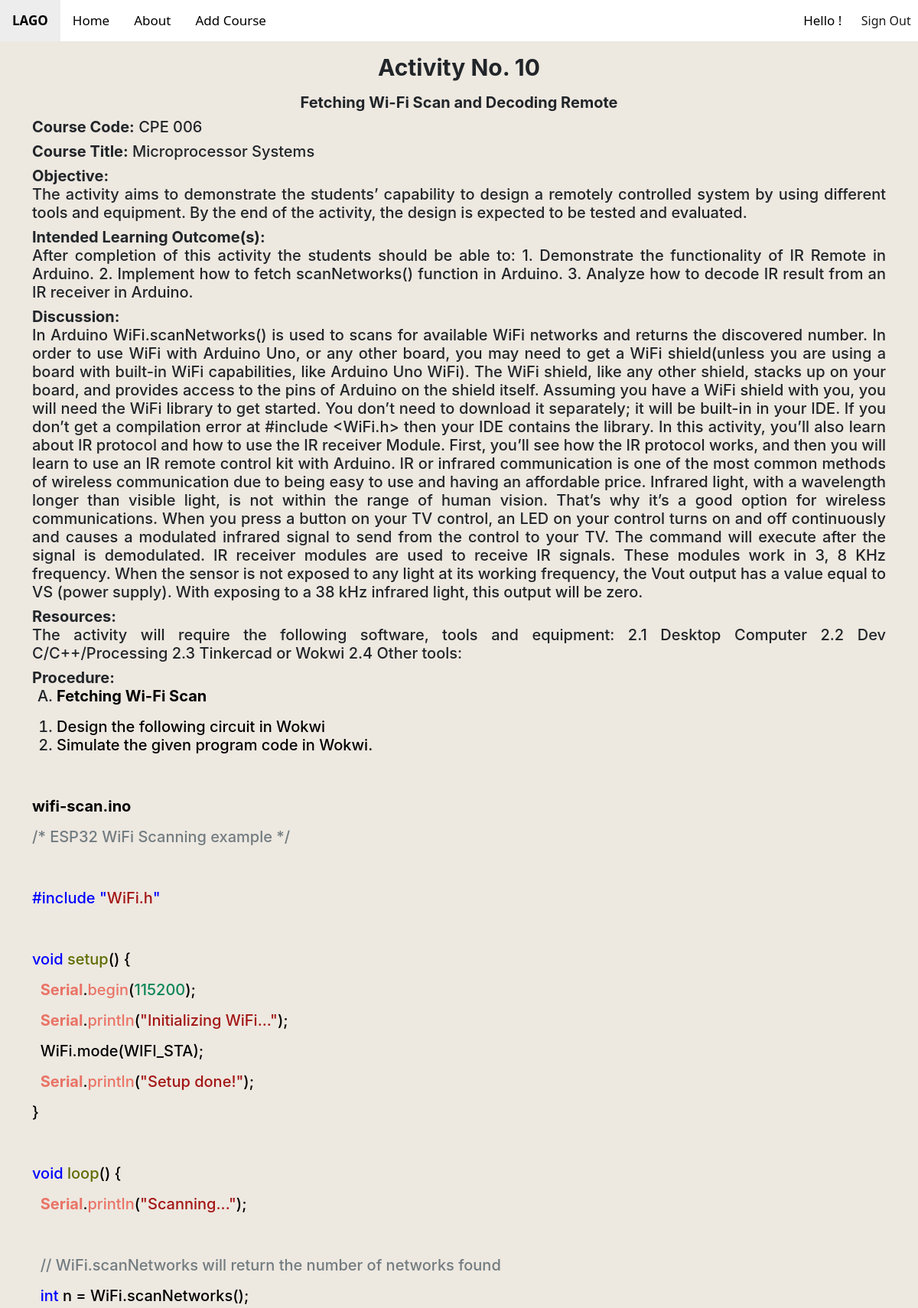
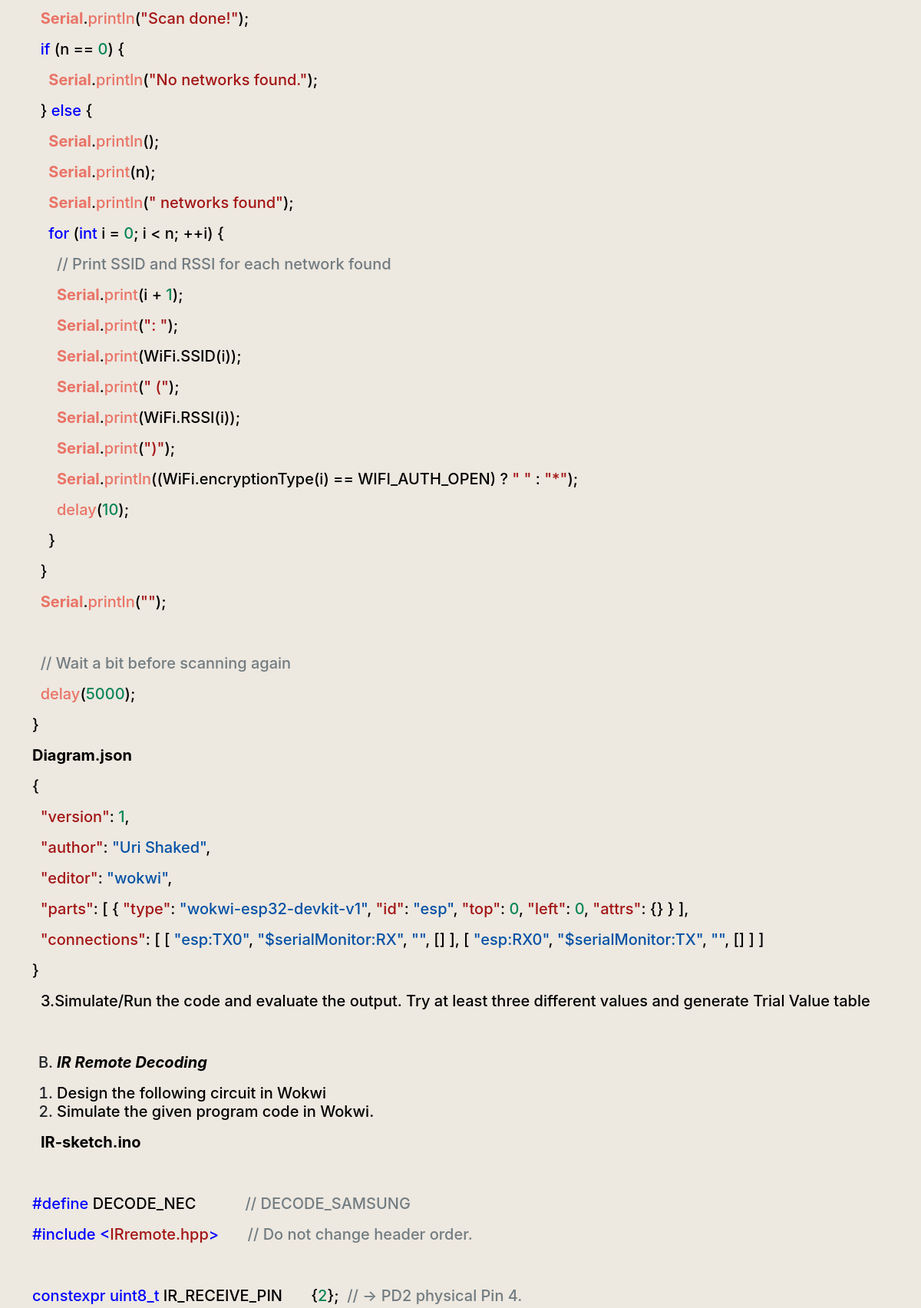
/home/view/8/ (signed in, upper part), run on the app's committed database (2 pictures, top to bottom).
### main/models.py (models this page shows, shortened)
class labmanual(models.Model):
    id = models.AutoField(primary_key=True)
    author = models.ForeignKey(User, editable=False, on_delete=models.CASCADE)
    date_created = models.DateTimeField(default=timezone.now)
    act_no = models.IntegerField()
    lab_title = models.CharField(max_length=50)
    course_code = models.CharField(max_length=50)
    course_title = models.CharField(max_length=100)
    objective = models.TextField()
    ilos = models.TextField()
    discussion = models.TextField()
    res = models.TextField()
    procedures = RichTextField(blank=True, null=True)
    questions = models.TextField()
    supplementary = models.TextField()
    image_1 = models.ImageField(upload_to='images/')
    image_2 = models.ImageField(upload_to='images/')

### main/views.py (the view)
# urls.py: path("home/view/<int:pk>/", login_required(labDetailView.as_view(), login_url='/'), name="preview"),
class labDetailView(DetailView):
    model = labmanual
    labmanual_list = labmanual.objects.all()
    context_object_name: 'labmanual_list'
    template_name = 'main/preview.html'

### main/templates/main/preview.html (shortened to what this page needs)
{% extends 'main/base.html' %}
{% block previous %}
    <a href=".." class="active"><b>LAGO</b></a>
{% endblock %}
{% block body %}
    <div class = "container">
        <div class = "row">
            <p><h1 style="text-align:center; font-size:30px;font-family:'Inter', sans-serif; margin-bottom:0" ><b>Activity No. {{ object.act_no }}</b></h1></p>
            <h1 style="text-align:center; font-size:20px;font-family:'Inter', sans-serif;" ><b>{{ object.lab_title }}</b></h1>
            <div class="col">
                <div id = "heading", name = "heading" >
                    <h1 style="text-align:justify; font-size:20px;font-family:'Inter', sans-serif;margin-bottom:10;" ><b>Course Code:</b> {{ object.course_code }}</h1>
                    <h1 style="text-align:justify; font-size:20px;font-family:'Inter', sans-serif;margin-bottom:10;" ><b>Course Title:</b> {{ object.course_title }}</h1>
                </div>
                <div id = "content", name = "content" >
                    <h1 style="text-align:justify; font-size:20px;font-family:'Inter', sans-serif;margin-bottom:10;" ><b>Objective:<br></b> {{ object.objective }}</h1>
                    <h1 style="text-align:justify; font-size:20px;font-family:'Inter', sans-serif;margin-bottom:10;" ><b>Intended Learning Outcome(s):<br></b> {{ object.ilos }}</h1>
                    <h1 style="text-align:justify; font-size:20px;font-family:'Inter', sans-serif;margin-bottom:10;" ><b>Discussion:<br></b> {{ object.discussion }}</h1>
                    <h1 style="text-align:justify; font-size:20px;font-family:'Inter', sans-serif;margin-bottom:10;" ><b>Resources:<br></b> {{ object.res }}</h1>
                    <h1 style="text-align:justify; font-size:20px;font-family:'Inter', sans-serif;margin-bottom:10;" ><b>Procedure:<br></b> {{ object.procedures|safe }}</h1>
                </div>
            </div>
        </div>
        <br><br><br>
        <br><br>
     </div>
</body>
{% endblock %}

### data on the page
labmanual: act_no "10", lab_title "Fetching Wi-Fi Scan and Decoding Remote", course_code "CPE 006", course_title "Microprocessor Systems", objective "The activity aims to demonstrate the students’ capability to design a remotely controlled system by using different tools and equipment. By the end of the activity, the design is expected to be tested and evaluated.", ilos "After completion of this activity the students should be able to: 1. Demonstrate the functionality of IR Remote in Arduino. 2. Implement how to fetch scanNetworks() function in Arduino. 3. Analyze how to decode IR result from an IR receiver in Arduino.", discussion "In Arduino WiFi.scanNetworks() is used to scans for available WiFi networks and returns the discovered number. In order to use WiFi with Arduino Uno, or any other board, you may need to get a WiFi shield(unless you are using a board with built-in WiFi capabilities, like Arduino Uno WiFi). The WiFi shield, like any other shield, stacks up on your board, and provides access to the pins of Arduino on the shield itself. Assuming you have a WiFi shield with you, you will need the WiFi library to get started. You don’t need to download it separately; it will be built-in in your IDE. If you don’t get a compilation error at #include <WiFi.h> then your IDE contains the library. In this activity,…", res "The activity will require the following software, tools and equipment: 2.1 Desktop Computer 2.2 Dev C/C++/Processing 2.3 Tinkercad or Wokwi 2.4 Other tools:", procedures "Fetching Wi-Fi Scan Design the following circuit in Wokwi Simulate the given program code in Wokwi. wifi-scan.ino /* ESP32 WiFi Scanning example */ #include \" WiFi.h \" void setup () { Serial . begin ( 115200 ); Serial . println ( \"Initializing WiFi...\" ); WiFi.mode(WIFI_STA); Serial . println ( \"Setup done!\" ); } void loop () { Serial . println ( \"Scanning...\" ); // WiFi.scanNetworks will return the number of networks found int n = WiFi.scanNetworks(); Serial . println ( \"Scan done!\" ); if (n == 0 ) { Serial . println ( \"No networks found.\" ); } else { Serial . println (); Serial . print (n); Serial . println ( \" networks found\" ); for ( int i = 0 ; i < n; ++i) { // Print SSID and RSSI for…"
